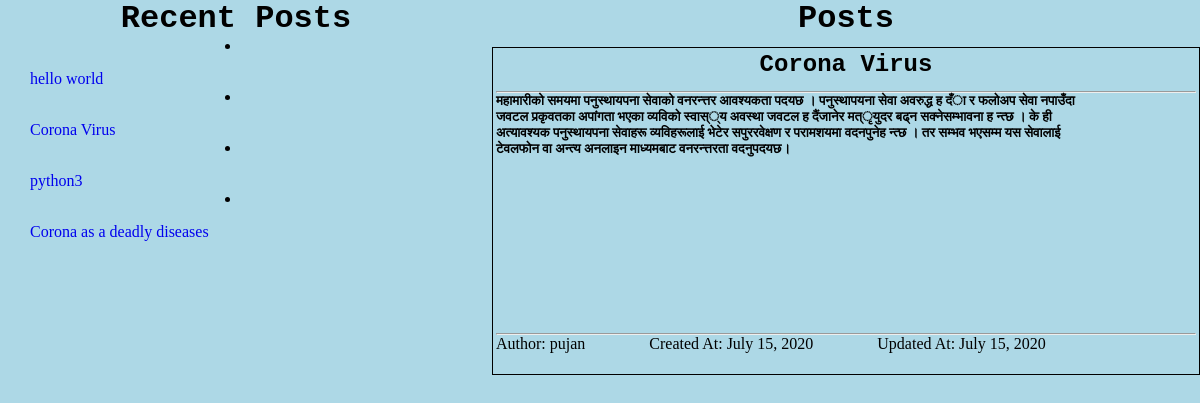
The app's page /blog/corona-virus with its own data.
### post/models.py (models this page shows, shortened)
class Blog(models.Model):
    title = models.CharField(max_length=100)
    post = RichTextField()
    slug = AutoSlugField(populate_from='title')
    author = models.ForeignKey(Author, on_delete=models.CASCADE)
    created_date = models.DateField(auto_now_add=True)
    updated_date = models.DateField(auto_now=True)

class Author(models.Model):
    author_name = models.CharField(max_length=100)
    author_email = models.EmailField()

### post/views.py (the view)
# urls.py: path('blog/<str:post_slug>', selected_post, name='selected_post')
def selected_post(request, post_slug):
    post = get_object_or_404(Blog, slug=post_slug)
    posts = Blog.objects.order_by('-updated_date')
    context = {
        'post': post,
        'posts': posts
    }
    return render(request, 'post/selected_blog.html', context)

### post/templates/post/selected_blog.html (shortened to what this page needs)
{% load static %}
<!DOCTYPE html>
<html lang="en">
<head>
    <link rel="stylesheet" href="{% static 'css/style.css' %}">
</head>
<body>
<div class="main">
    <div class="left-side">
        <div class="recent-post">
            <h1>Recent Posts</h1>
            {% for post in posts %}
               <li> <a href="{% url 'post:selected_post' post.slug %}">{{ post.title }}</a></li>
            {% endfor %}
        </div>
    </div>
    <div class="right-side">
        <h1>Posts</h1>
            <div class="Card">
                <div class="title">
                    <h2>{{ post.title }}</h2>
                </div>
                <hr/>
                <div class="post">
                    <h5>{{ post.post | safe }}</h5>
                </div>
                <hr/>
                <div class="foot">
                    <p>Author: {{ post.author.author_name }}<span class="tab"></span> Created
                        At: {{ post.created_date }}<span class="tab"></span> Updated
                        At: {{ post.updated_date }}  </p>
                </div>
            </div>
    </div>
</div>
</body>
</html>

### post/static/css/style.css (style rules this page uses)
* { padding: 0; margin: 0; }
.main { display: flex; }
h1,h2 { font-family: "Bitstream Vera Sans Mono", Monaco, "Courier New", Courier, monospace; text-align: center; }
a { display: block; text-decoration: none; }
.left-side { width: 50%; }
.right-side { padding-left: 20px; width: 70%; }
.left-side,.right-side h1 { text-align: center; }
.recent-post a { padding-top: 15px; text-align: justify; padding-left: 30px; }
body { background-color: lightblue; }
.Card { padding: 3px; margin-top: 10px; height: 40vh; width: 700px; border: 1px solid black; }
.title { height: 5vh; }
.post { height: 30vh; }
.foot { height: 5vh; }
.tab { padding-left:60px ; }

### records on screen
Blog: title "hello world"
Blog: title "Corona Virus", post "महामारीको समयमा पनुस्थायपना सेवाको वनरन्त्तर आवश्यकता पदयछ । पनुस्थापयना सेवा अवरुद्ध ह दँा र फलोअप सेवा नपाउँदा जवटल प्रकृवतका अपांगता भएका व्यविको स्वास््य अवस्था जवटल ह दैंजानेर मत्ृयुदर बढ्न सक्नेसम्भावना ह न्त्छ । के ही अत्यावश्यक पनुस्थायपना सेवाहरू व्यविहरूलाई भेटेर सपुररवेक्षण र परामशयमा वदनपुनेह न्त्छ । तर सम्भव भएसम्म यस सेवालाई टेवलफोन वा अन्त्य अनलाइन माध्यमबाट वनरन्त्तरता वदनुपदयछ।", author.author_name "pujan", created_date "July 15, 2020", updated_date "July 15, 2020"
Blog: title "python3"
Blog: title "Corona as a deadly diseases"
